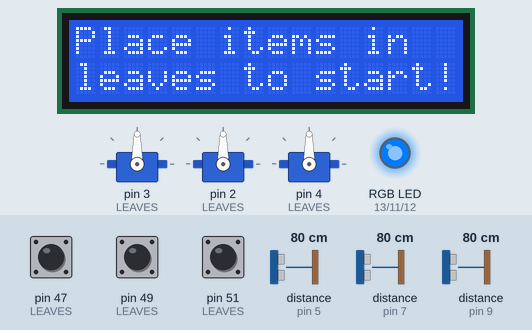
This sketch was run on a simulated Arduino Mega 2560, built with avr-gcc and run on an emulated ATmega2560. Parts: 16×2 character LCD, 3 × servo, an RGB LED mixed from three pins (HIGH = lit). Wiring (inferred from the names in the program): 3 × ultrasonic range finder: trigger pin 6, echo pin 5 / trigger pin 8, echo pin 7 / trigger pin 10, echo pin 9. The test bench sets the inputs (shaded band); at power-on: distance to the obstacle (sensors on pin 5, pin 7, pin 9) 80 cm, pin 47 (LEAVES) HIGH, pin 49 (LEAVES) HIGH, pin 51 (LEAVES) HIGH. The echo pulse lasts 58.3 µs per cm; pins used as bus, display or sensor lines are not drawn.

Above: at 2.2 s.
2.3 s: distance to the obstacle (sensor on pin 5) set to 22 cm
At 2.3 s:
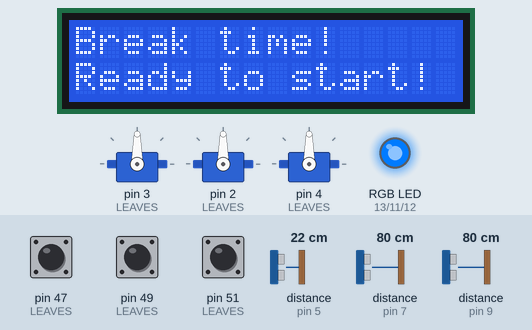
4.8 s: distance to the obstacle (sensor on pin 5) set to 18 cm
At 7.3 s:
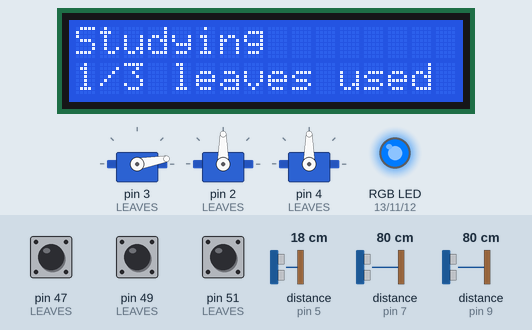
7.8 s: pin 47 (LEAVES) pulled LOW for 0.15 s
At 9.5 s:
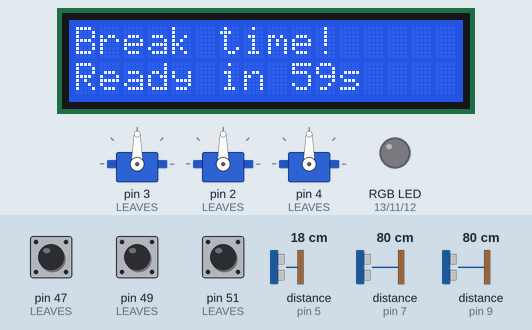
Timing chart, 0 to 11.0 s (numbered marks = the images above; inputs shaded):
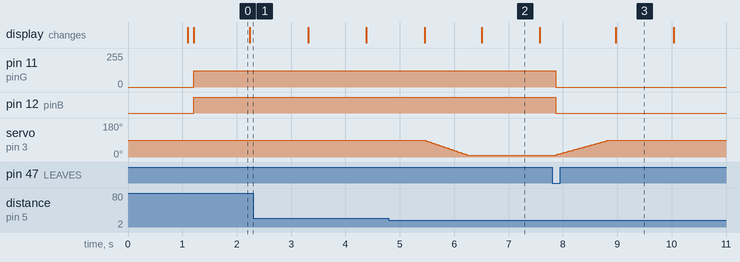

The sketch:

StudyBudsV22.ino
```cpp
#include <Servo.h>
#include <LiquidCrystal_I2C.h>

struct LeafConfig {
  uint8_t servoPin;    // PWM pin for servo motor
  uint8_t buttonPin;   // Digital pin for break vote button (active LOW)
  uint8_t sonarTrig;   // Ultrasonic sensor trigger pin
  uint8_t sonarEcho;   // Ultrasonic sensor echo pin
};

const LeafConfig LEAVES[3] = {
  // Leaf 1: Servo, Button, Sonar(Trig, Echo)
  {3, 47, 6, 5},

  // Leaf 2: Servo, Button, Sonar(Trig, Echo)
  {2, 49, 8, 7},

  // Leaf 3: Servo, Button, Sonar(Trig, Echo)
  {4, 51, 10, 9}
};

const int pinR = 13;
const int pinG = 11;
const int pinB = 12;

const uint8_t NUM_LEAVES = sizeof(LEAVES) / sizeof(LEAVES[0]); // Calculate number of leaves dynamically

const float    TRIP_CM     = 20.0;        // leaves cover items once all lie within 10 cm from ultrasonic sensor
const uint32_t FOCUS_TIME  = 240000UL;     // leaves stay closed for up to 1 min of focus
const uint32_t BREAK_TIME  = 60000UL;     // leaves stay open 10 s before next planting
const uint32_t PRE_CLOSE_DELAY_MS = 500; // grace period from all items detected to leaves closing

// Servo angles (tune for gentle lift/close motion; per leaf customization optional)
const int SERVO_OPEN_POS   = 90;  // leaves lift and release items here
const int SERVO_CLOSED_POS = 10;  // leaves cover items

// Motion tuning
const uint8_t CLOSE_STEP_DEG   = 2;   // smaller step -> smoother, slower close
const uint16_t CLOSE_DWELL_MS  = 20;  // dwell between steps while closing
const uint8_t OPEN_STEP_DEG    = 2;   // smaller step -> smoother, slower open
const uint16_t OPEN_DWELL_MS   = 25;  // linger slightly longer between steps while opening

// Sonar timing
const unsigned long PULSE_TIMEOUT_US = 25000UL; // keep pulseIn responsive
const uint16_t INTER_PING_DELAY_MS   = 30;      // stagger leaves to reduce ultrasonic crosstalk

enum LeafState { LEAF_OPEN, LEAF_CLOSED };
LeafState leafStates[NUM_LEAVES] = {LEAF_OPEN, LEAF_OPEN, LEAF_OPEN};

Servo servos[NUM_LEAVES];
LiquidCrystal_I2C lcd(0x27, 16, 2); // I2C address 0x27, 16 columns, 2 rows

// Session management
bool sessionActive = false;
uint32_t sessionStartMs = 0;

// Vote latches (reset each time a new session starts)
bool votePressed[NUM_LEAVES] = {false, false, false};

// Debounce/sample cadence
uint32_t lastBtnSampleMs = 0;
const uint16_t BTN_SAMPLE_MS = 10;

uint32_t refractoryUntilMs = 0; // short shared break; ignore replanting until this time

// Per-leaf closing delay
bool closingDelayArmed[NUM_LEAVES] = {false, false, false};
uint32_t closingReadyAtMs[NUM_LEAVES] = {0, 0, 0};

// LCD display management
uint32_t lastLCDUpdateMs = 0;
const uint16_t LCD_UPDATE_MS = 1000; // Update LCD every second
uint8_t lcdAnimationDots = 0;        // 0-3 for "Studying", "Studying.", "Studying..", "Studying..."
uint8_t breakScreenToggle = 0;       // 0-1 for alternating break screens

float readDistanceCm(const LeafConfig& leaf) {
  // Trigger pulse
  pinMode(leaf.sonarTrig, OUTPUT);
  digitalWrite(leaf.sonarTrig, LOW);
  delayMicroseconds(2);
  digitalWrite(leaf.sonarTrig, HIGH);
  delayMicroseconds(10);
  digitalWrite(leaf.sonarTrig, LOW);

  // Listen for echo
  pinMode(leaf.sonarEcho, INPUT);
  unsigned long duration = pulseIn(leaf.sonarEcho, HIGH, PULSE_TIMEOUT_US);
  if (duration == 0) return 9999.0f; // timeout -> no item planted over this leaf
  return duration / 58.0f;           // ~58 us per cm (round trip)
}

inline bool allTrue(const bool arr[3]) {
  return arr[0] && arr[1] && arr[2];
}

bool allClosedLeavesVoted() {
  // Check if all closed leaves have corresponding votes
  for (int i = 0; i < NUM_LEAVES; ++i) {
    if (leafStates[i] == LEAF_CLOSED && !votePressed[i]) {
      return false; // this closed leaf hasn't voted yet
    }
  }
  return true; // all closed leaves have voted (or no leaves are closed)
}

inline void writeAllServos(int pos) {
  for (int i = 0; i < NUM_LEAVES; ++i) servos[i].write(pos);
}

void moveServoSmooth(int leafIndex, int target, uint8_t stepDeg, uint16_t dwellMs) {
  uint8_t stepSize = stepDeg ? stepDeg : 1;
  int currentPos = servos[leafIndex].read();

  if (currentPos == target) return;

  while (currentPos != target) {
    int diff = target - currentPos;
    int step = abs(diff) <= stepSize ? abs(diff) : stepSize;
    currentPos += (diff > 0) ? step : -step;
    servos[leafIndex].write(currentPos);
    delay(dwellMs);
  }
}

void moveAllServosSmooth(int target, uint8_t stepDeg, uint16_t dwellMs) {
  uint8_t stepSize = stepDeg ? stepDeg : 1;
  int positions[NUM_LEAVES];
  bool anyDifferent = false;

  for (int i = 0; i < NUM_LEAVES; ++i) {
    positions[i] = servos[i].read();
    if (positions[i] != target) anyDifferent = true;
  }

  if (!anyDifferent) return;

  while (true) {
    bool movedThisPass = false;
    for (int i = 0; i < NUM_LEAVES; ++i) {
      int diff = target - positions[i];
      if (diff == 0) continue;

      int step = abs(diff) <= stepSize ? abs(diff) : stepSize;
      positions[i] += (diff > 0) ? step : -step;
      servos[i].write(positions[i]);
      movedThisPass = true;
    }

    if (!movedThisPass) break;
    delay(dwellMs);
  }
}

// LCD Display Functions
void updateLCDDisplay(uint32_t now) {
  if (now - lastLCDUpdateMs < LCD_UPDATE_MS) return;
  lastLCDUpdateMs = now;

  lcd.clear();

  if (sessionActive) {
    // Study mode: show studying animation and leaf count
    displayStudyMode();
  } else {
    // Break/Idle mode: alternate between welcome message and timer
    displayBreakMode(now);
  }
}

void displayStudyMode() {
  // Count closed leaves
  uint8_t closedCount = 0;
  for (int i = 0; i < NUM_LEAVES; ++i) {
    if (leafStates[i] == LEAF_CLOSED) closedCount++;
  }

  // Top row: "Studying..." with animated dots
  lcd.setCursor(0, 0);
  lcd.print("Studying");
  for (uint8_t i = 0; i < lcdAnimationDots; ++i) {
    lcd.print(".");
  }

  // Bottom row: "X/NUM_LEAVES leaves used"
  lcd.setCursor(0, 1);
  lcd.print(closedCount);
  lcd.print("/");
  lcd.print(NUM_LEAVES);
  lcd.print(" leaves used");

  // Cycle animation dots (0->1->2->3->0)
  lcdAnimationDots = (lcdAnimationDots + 1) % 4;
}

void displayBreakMode(uint32_t now) {
  if (breakScreenToggle == 0) {
    // Screen 1: Welcome message
    lcd.setCursor(0, 0);
    lcd.print("Place items in");
    lcd.setCursor(0, 1);
    lcd.print("leaves to start!");
  } else {
    // Screen 2: Show break time remaining
    lcd.setCursor(0, 0);
    lcd.print("Break time!");
    lcd.setCursor(0, 1);

    // Calculate remaining break time
    if ((int32_t)(now - refractoryUntilMs) < 0) {
      uint32_t remainingMs = refractoryUntilMs - now;
      uint8_t remainingSec = (remainingMs + 999) / 1000; // Round up
      lcd.print("Ready in ");
      lcd.print(remainingSec);
      lcd.print("s");
    } else {
      lcd.print("Ready to start!");
    }
  }

  // Toggle between screens every update
  breakScreenToggle = (breakScreenToggle + 1) % 2;
}

void setup() {
  // Initialize LCD
  lcd.init();
  lcd.backlight();
  lcd.clear();
  lcd.setCursor(0, 0);
  lcd.print("StudyBuds V2");
  lcd.setCursor(0, 1);
  lcd.print("Initializing...");

  for (int i = 0; i < NUM_LEAVES; ++i) {
    servos[i].attach(LEAVES[i].servoPin);
  }
  writeAllServos(SERVO_OPEN_POS); // start in a welcoming, lifted leaves

  // Buttons with internal pull-ups
  for (int i = 0; i < NUM_LEAVES; ++i) pinMode(LEAVES[i].buttonPin, INPUT_PULLUP);

  // Sonars sense when personal items are under the leaves
  for (int i = 0; i < NUM_LEAVES; ++i) {
    pinMode(LEAVES[i].sonarTrig, OUTPUT);
    digitalWrite(LEAVES[i].sonarTrig, LOW);
    pinMode(LEAVES[i].sonarEcho, INPUT);
  }

  delay(1000); // Show welcome message briefly
  lcd.clear();


  //Setup Pins for the changing RGB
  pinMode(pinR, OUTPUT);
  pinMode(pinG, OUTPUT);
  pinMode(pinB, OUTPUT);

  // Maybe: give a grace period on power-up before the leaves are lowered
  // refractoryUntilMs = millis() + BREAK_TIME;


  //Starts the serial monitor so we print internal commands with println
  Serial.begin(9600);
}


//Sets the flower LED color given 3 parameters (R,G,B)
void setLEDColor(int red, int green, int blue){
  analogWrite(pinR,red); //0
  analogWrite(pinG,green);//123
  analogWrite(pinB,blue); //255
}

void loop() {


  // Read sonars sequentially so leaves do not hear each other's pulses
  float distances[NUM_LEAVES];
  for (int i = 0; i < NUM_LEAVES; ++i) {
    distances[i] = readDistanceCm(LEAVES[i]);
    if (i < NUM_LEAVES - 1) delay(INTER_PING_DELAY_MS);
  }

  uint32_t now = millis();

  // Update LCD display
  updateLCDDisplay(now);

  // Latch each participant's private break vote during an active session
  if (now - lastBtnSampleMs >= BTN_SAMPLE_MS) {
    lastBtnSampleMs = now;
    for (int i = 0; i < NUM_LEAVES; ++i) {
      if (digitalRead(LEAVES[i].buttonPin) == LOW) votePressed[i] = true; // active LOW
    }
  }

  // Check if we're in refractory period (shared break time)
  bool refractoryActive = ((int32_t)(now - refractoryUntilMs) < 0);

  // Handle individual leaf closing when not in refractory period
  if (!refractoryActive) {

    setLEDColor(0,123,255);

    for (int i = 0; i < NUM_LEAVES; ++i) {
      if (leafStates[i] == LEAF_OPEN && distances[i] <= TRIP_CM) {
        // Item detected for this leaf
        if (!closingDelayArmed[i]) {
          closingDelayArmed[i] = true;
          closingReadyAtMs[i] = now + PRE_CLOSE_DELAY_MS;
        } else if ((int32_t)(now - closingReadyAtMs[i]) >= 0) {
          // Grace period elapsed, close this leaf
          moveServoSmooth(i, SERVO_CLOSED_POS, CLOSE_STEP_DEG, CLOSE_DWELL_MS);
          leafStates[i] = LEAF_CLOSED;
          closingDelayArmed[i] = false;

          // Start session if this is the first leaf to close
          if (!sessionActive) {
            sessionActive = true;
            sessionStartMs = now;
            for (int j = 0; j < NUM_LEAVES; ++j) votePressed[j] = false; // clear votes for new session
          }
        }
      } else if (leafStates[i] == LEAF_OPEN) {
        // Item moved away, cancel closing delay for this leaf
        closingDelayArmed[i] = false;
      }
    }
  }

  // Handle session end (all leaves open together)
  if (sessionActive) {
    bool timeUp = (now - sessionStartMs >= FOCUS_TIME);
    bool votePass = allClosedLeavesVoted();


    if (timeUp || votePass) {
      // Open all leaves together
      setLEDColor(0,0,0);
      moveAllServosSmooth(SERVO_OPEN_POS, OPEN_STEP_DEG, OPEN_DWELL_MS);

      // Reset all leaf states
      for (int i = 0; i < NUM_LEAVES; ++i) {
        leafStates[i] = LEAF_OPEN;
        closingDelayArmed[i] = false;
      }

      sessionActive = false;
      refractoryUntilMs = now + BREAK_TIME; // start shared break period
    }
  }

  // Small idle keeps motion smooth and gives sensors breathing room
  delay(2);
}
```

Measured:
- the behaviour switches between 21 and 20 cm on distance to the obstacle (sensor on pin 5) (found by bisection; images 1 and 2)
- after the input at 4.8 s, servo on pin 3 (LEAVES): moves from 90° to 10° over 0.78 s, starting after 0.66 s; the display: first differs from a run without the input after 1.7 s (image 2)
- after the input at 7.8 s, pin 11 (pinG): 123/255 → 0/255 after 0.07 s; pin 12 (pinB): HIGH → LOW after 0.07 s; servo on pin 3 (LEAVES): moves from 10° to 90° over 0.98 s, starting after 0.07 s; the display: changes after 1.2 s (image 3)
- what the display in image 0 shows lasts 1.0 s, from 1.2 s to 2.2 s
- what the display in image 3 shows lasts 1.0 s, from 9.0 s to 10.0 s
